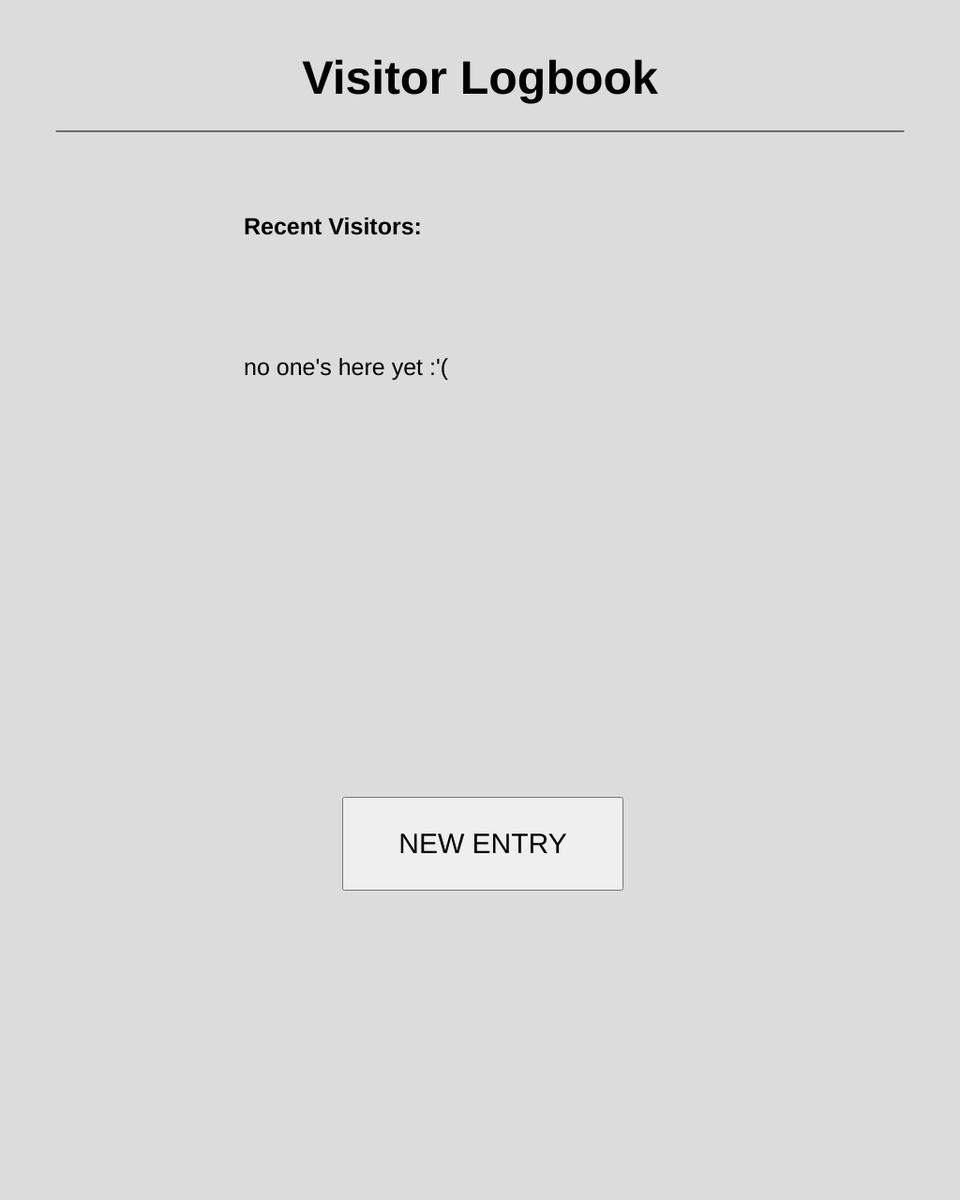
Frame 1 (no input)
Frame 60 (no input): identical to frame 1, image omitted
Frame 120 (the mouse pressed at the canvas centre since frame 60): identical to frame 1, image omitted

The p5.js sketch that drew this single still picture (run headless with seeded random() and noise() and a simulated clock; from frame 60 on, the mouse is pressed at the canvas centre):

// p5.js sketch
// ── sketch.js
// let port;              // Variable to hold serial port object
// let connectBtn;  

let d, m, y, h, min;

let currentPage = 'home'; // 'home', 'keyboard', 'form', or 'thankyou'
let playerName = '';
let maxNameLength = 20;

// Virtual keyboard layout
let keyboardKeys = [
  ['Q', 'W', 'E', 'R', 'T', 'Y', 'U', 'I', 'O', 'P'],
  ['A', 'S', 'D', 'F', 'G', 'H', 'J', 'K', 'L'],
  ['Z', 'X', 'C', 'V', 'B', 'N', 'M']
];

let specialKeys = [
  { key: 'SPACE', x: 0, y: 0, w: 200, h: 60 },
  { key: '←', x: 0, y: 0, w: 100, h: 60 },     // Backspace
  { key: 'ENTER', x: 0, y: 0, w: 150, h: 60 }
];

let keySize = 70;
let keySpacing = 10;
let keyboardStartY = 400;

let inputs = []; // array of input 
let dropdowns = []; // Array of dropdown objects with metadata

let submitButton;
let newEntryButton;
let backHomeButton;

let validationErrors = {
  name: false,
  rating: false
};

let visitorList = [];
let overallTotal = 0;

let thankYouTimer = 0;


function setup() {
  createCanvas(1024, 1280);

  // port = createSerial();
  
  // Creates a connect button for user to open/close the serial port connection
  // connectBtn = createButton('Connect to Arduino');
  // connectBtn.position(850, 70);
  // connectBtn.mousePressed(connectBtnClick);

  //input fields
  const inputData = [
    { label: 'Name', id: 'name'},
  ];
  //create inputs
  inputData.forEach((data, index) => {
    const input = createInput('');
    input.position(570, 200 + index * 40);
    input.hide();

    inputs.push({
      label: data.label,
      id: data.id,
      input: input,
      y: 200 + index * 40
    });
  });

  //dropdown fields
  const dropdownData = [
    { datapt: 'Rate your visit', //value tbc
      options: [
        { label: 'Select', value: 0},
        { label: '1', value: 0.001 },
        { label: '2', value: 0.001 },
        { label: '3', value: 0.001 },
        { label: '4', value: 0.001 },
        { label: '5', value: 0.001 }
      ] },
    { datapt: 'Age group', 
      options: [
        { label: 'Select', value: 0 },
        { label: 'Under 18', value: 0 },
        { label: '18-24', value: 0.36 },
        { label: '25-34', value: 0.11 },
        { label: '35-44', value: 0.12 },
        { label: '45-54', value: 0.27 },
        { label: '55-64', value: 0.05 },
        { label: '64+', value: 0.05 }
      ] },
    { datapt: 'Gender', 
      options: [
        { label: 'Select', value: 0 },
        { label: 'Male', value: 0.15 },
        { label: 'Female', value: 0.14},
        { label: 'Non-binary', value: 0 } //check value
      ] },
    { datapt: 'Ethnicity', 
      options: [
        { label: 'Select', value: 0 },
        { label: 'White', value: 0.19 },
        { label: 'Black', value: 0.57 },
        { label: 'Hispanic', value: 0.01 },
        { label: 'Asian', value: 0.05 },
        { label: 'Native american', value: 0.09 },
        { label: 'Middle eastern', value: 0.62 },
        { label: 'Mixed', value: 0.03 },
        { label: 'Other', value: 0.07 }
      ] },
    { datapt: 'Occupation', //check value
      options: [
        { label: 'Select', value: 0 },
        { label: 'student', value: 0.0660 },
        { label: 'Full-time employed', value: 0.0660 },
        { label: 'Part-time employed', value: 0.0660 },
        { label: 'self-employed', value: 0.0660 },
        { label: 'retired', value: 0.0660 }
      ] },
    { datapt: 'Annual Family Income', 
      options: [
        { label: 'Select', value: 0 },
        { label: '<$10,000', value: 0.1 },
        { label: '$10,000 - $19,999', value: 0.03 },
        { label: '$20,000 - $29,999', value: 0.04 },
        { label: '$30,000 - $39,999', value: 0.07 },
        { label: '$40,000 - $49,999', value: 0.02 },
        { label: '$50,000 - $59,999', value: 0.03 },
        { label: '$60,000 - $69,999', value: 0.05 },
        { label: '$70,000 - $79,999', value: 0.05 },
        { label: '$80,000 - $99,999', value: 0.05 },
        { label: '$100,000 - $119,999', value: 0.04 },
        { label: '$120,000 - $149,999', value: 0.33 },
        { label: '>$150,000', value: 0.22 }
      ] },
    { datapt: 'Are you pregnant?', 
      options: [
        { label: 'Select', value: 0 },
        { label: 'Yes', value: 0.11 },
        { label: 'No', value: 0 }
      ] },
    { datapt: 'Do you have any children?', 
      options: [
        { label: 'Select', value: 0 },
        { label: 'Yes', value: 0.0313 }, //check
        { label: 'No', value: 0.0313 }
      ] },
    { datapt: 'Do you own a car?', 
      options: [
        { label: 'Select', value: 0 },
        { label: 'Yes', value: 0.0021 },
        { label: 'No', value: 0 }
      ] },

  ]//dropdownData end
  // Create dropdowns with consistent vertical spacing
  dropdownData.forEach((data, index) => {
    const sel = createSelect();
    sel.position(570, 270 + index * 60); // Vertical spacing: 40px
    sel.style('font-size', '24px');
    sel.hide();
    data.options.forEach(opt => sel.option(opt.label)); // Use label for display

    //store the dropdowns in the array
    dropdowns.push({
      datapt: data.datapt,
      options: data.options,
      select: sel,
      y: 270 + index * 60
    });
  });

  // submit button (form)
  submitButton = createButton('SUBMIT');
  submitButton.size(250, 100);
  submitButton.style('font-size', '30px');
  submitButton.position(385, 890);
  // submitButton.center();
  submitButton.mousePressed(handleSubmit);
  submitButton.touchStarted(() => {
    handleSubmit();
    return false; // Prevent default
  });
  submitButton.hide(); // hide initially

  // entry button (home)
  newEntryButton = createButton('NEW ENTRY');
  newEntryButton.size(300, 100);
  newEntryButton.style('font-size', '30px');
  newEntryButton.position(365, 850);
  // newEntryButton.center();
  newEntryButton.mousePressed(showKeyboardPage);
  newEntryButton.touchStarted(() => {
    showKeyboardPage();
    return false; // Prevent default
  });
newEntryButton.show();

  // home button (form)
  backHomeButton = createButton('BACK TO HOME');
  backHomeButton.position(100, 130);
  backHomeButton.touchStarted(() => {
    showHomePage();
    return false; // Prevent default
  });
  backHomeButton.hide(); // hide initially

}//setup end


function touchStarted() {
  // Don't call mousePressed() here - let p5.js handle button touches naturally
  
  // Only handle custom touch logic for keyboard and back buttons
  if (currentPage === 'form') {
    // Check if touch is on the drawn back button
    if (mouseX >= 50 && mouseX <= 150 && mouseY >= 150 && mouseY <= 190) {
      showHomePage();
      return false; // Prevent default
    }
  }
  
  if (currentPage === 'keyboard') {
    // Check back button
    if (mouseX >= 50 && mouseX <= 150 && mouseY >= 150 && mouseY <= 190) {
      showHomePage();
      return false;
    }
    
    // Handle virtual keyboard touches
    handleKeyboardTouch();
    return false; // Prevent default scrolling
  }
  
  // For other pages (like home), don't return false - let p5.js handle button touches
  return true;
}

function handleKeyboardTouch() {
  // Check letter keys
  for (let row = 0; row < keyboardKeys.length; row++) {
    let rowWidth = keyboardKeys[row].length * (keySize + keySpacing) - keySpacing;
    let rowStartX = (width - rowWidth) / 2;
    
    for (let col = 0; col < keyboardKeys[row].length; col++) {
      let x = rowStartX + col * (keySize + keySpacing);
      let y = keyboardStartY + row * (keySize + keySpacing);
      
      if (isMouseOverKey(x, y, keySize, keySize)) {
        addLetter(keyboardKeys[row][col]);
        return;
      }
    }
  }

  // Check special keys
  specialKeys.forEach(key => {
    if (isMouseOverKey(key.x, key.y, key.w, key.h)) {
      handleSpecialKey(key.key);
    }
  });
}



// function isTouchOverKey(x, y, w, h) {
//   // Use touches array if available (for multi-touch)
//   if (touches && touches.length > 0) {
//     let touch = touches[0];
//     return touch.x >= x && touch.x <= x + w && touch.y >= y && touch.y <= y + h;
//   }
//   return false;
// }

// Prevent page scrolling/zooming on iPad
// function touchMoved() {
//   return false;
// }




function updateDateTime() {

  d = day();
  m = month();
  y = year();
  h = hour();
  min = minute();

}//dateTime end


function draw() {

  background(220);

  updateDateTime();

  //mouse position
  // textSize(10);
  // fill(0);
  // text(`${mouseX}, ${mouseY}`, 20,20);

  //day and time
  // textAlign(LEFT);
  // text(d + '/' + m + '/' + y + ' ' + nf(h, 2, 0) + ':' + nf(min, 2, 0), 100, 20);
  
  //title
  textSize(50);
  textAlign(CENTER);
  textStyle(BOLD);
  noStroke();
  fill(0);
  text('Visitor Logbook', width/2, 100);
  
  stroke(0);
  line(60,140,964,140);

  if (currentPage === 'home') {
    drawHomePage();
  } else if (currentPage === 'keyboard') {
    drawKeyboardPage();
  } else if (currentPage === 'form') {
    drawFormPage();
  } else if (currentPage === 'thankyou'){
   drawThankYouPage();
  }
  
  console.log(overallTotal);

  // Send price value to Arduino every 10 frames (to slow down data rate)
  // if (frameCount % 10 == 0) {
  //   let overallTotalStr = String(overallTotal);    // Convert brightness to string
  //   port.write(overallTotalStr + '\n');          // Send brightness with newline
  // }

  // // Update button label based on connection status
  // connectBtn.html(port.opened() ? 'Disconnect' : 'Connect to Arduino');

}// draw end


function drawHomePage() {

  newEntryButton.show();
  backHomeButton.hide();
  submitButton.hide();

  textSize(25);
  textAlign(LEFT);
  textStyle(BOLD);
  noStroke();
  text('Recent Visitors: ', 260, 250);

  //show only last 8 visitors
  let maxDisplayed = 8;
  // let maxDisplayed = 1; // for test
  let startIndex = Math.max(0, visitorList.length - maxDisplayed);

  for (let i = startIndex; i < visitorList.length; i ++){
    let entry = visitorList[i];
    let displayIndex = i - startIndex; //for display positioning, so no extra space
    textStyle(NORMAL);
    text(
      `${entry.name} - ${entry.date} ${entry.time}`, 260, 320 + displayIndex * 50
    );
  }

  if (visitorList.length > maxDisplayed) {
    let hiddenCount = visitorList.length - maxDisplayed;
    // let lastDisplayIndex = Math.min(maxDisplayed, visitorList.length);
    fill(80);
    text(`and ${hiddenCount} more`, 260, 735);
  }

  if (visitorList.length <= 0) {
    textStyle(NORMAL);
    textAlign(LEFT);
    text("no one's here yet :'(", 260, 400);
  }
  
  // fill(0);
  // textSize(20);
  // textAlign(LEFT);
  // // text(`Total Visitors: ${visitorList.length}`, 50, height-80);
  // text(`Logbook price: ${overallTotal.toFixed(4)}`, 50, height -50);

}// homepage end

//for the buttons
function showHomePage() {
  
  resetForm();
  currentPage = 'home';
  
  // Hide form elements
  inputs.forEach(item => item.input.hide());
  dropdowns.forEach(item => item.select.hide());
  submitButton.hide();
  backHomeButton.hide();

  // Show home elements
  newEntryButton.show();
  
  // Clear validation errors
  validationErrors.name = false;
  validationErrors.rating = false;

}// showhomepage end


function drawFormPage() {

  newEntryButton.hide();
  backHomeButton.hide();

  // Draw back button
  fill(200);
  noStroke();
  rect(50, 150, 100, 40, 5);
  fill(0);
  textAlign(CENTER);
  textSize(16);
  text('← BACK', 100, 175);

  textSize(25);
  textAlign(LEFT);
  

  // Display input labels and input values
  inputs.forEach(item => {
    if (item.id === 'name' && validationErrors.name){
      fill(255, 0, 0);
    } else{
      fill(0);
    }
    text(item.label + ': ' + item.input.value().substring(0, 28), 200, item.y +25);
  }); //substring to only show the first 28 letters include space

  // Display dropdown labels and selected values
  dropdowns.forEach(item => {
    if (item.datapt === 'Rate your visit' && validationErrors.rating){
      fill(255, 0, 0);
      text('(REQUIRED)', 395, item.y +25);
    } else {
      fill(0);
    }
    text(item.datapt, 200, item.y +25);
    // text(item.datapt + item.select.value(), 100, item.y + 15);
  });

  //display total price of the current record
  // fill(0);
  // let thisTotal = calculateTotalPrice();
  // textSize(18);
  // text('Total Price: ' + thisTotal.toFixed(4), 25, 850);

}// formpage end

function showFormPage() {
  currentPage = 'form';
  
  // Show form elements
  // inputs.forEach(item => item.input.show());
  dropdowns.forEach(item => item.select.show());
  submitButton.show();
  backHomeButton.show();
  
  // Hide home elements
  newEntryButton.hide();

}//showformpage end


function drawKeyboardPage() {
  // Hide all other UI elements
  inputs.forEach(item => item.input.hide());
  dropdowns.forEach(item => item.select.hide());
  submitButton.hide();
  backHomeButton.hide();
  newEntryButton.hide();

  // Draw instruction
  textSize(28);
  textAlign(CENTER);
  noStroke();
  fill(0);
  text('Enter your name:', width/2, 280);
  
  // Draw name display area with cursor
  textSize(32);
  fill(50);
  noStroke();
  rect(200, 300, 624, 60, 10);
  
  fill(255);
  noStroke();
  textAlign(LEFT);
  let displayName = playerName;
  if (frameCount % 60 < 30) { // Blinking cursor
    displayName += '_';
  }
  text(displayName, 220, 343);
  
  // Character count
  textSize(14);
  noStroke();
  fill(100);
  textAlign(RIGHT);
  text(`${playerName.length}/${maxNameLength}`, 870, 355);
  
  // Draw keyboard
  drawVirtualKeyboard();
  
  // Draw back button
  fill(200);
  rect(50, 150, 100, 40, 5);
  fill(0);
  textAlign(CENTER);
  textSize(16);
  text('← BACK', 100, 175);
}

function showKeyboardPage() {
  currentPage = 'keyboard';
  playerName = ''; // Reset name
  
  // Hide all form elements
  inputs.forEach(item => item.input.hide());
  dropdowns.forEach(item => item.select.hide());
  submitButton.hide();
  backHomeButton.hide();
  newEntryButton.hide();
}

function drawVirtualKeyboard() {
  let startX = (width - (keyboardKeys[0].length * (keySize + keySpacing) - keySpacing)) / 2;
  
  // Draw letter keys
  for (let row = 0; row < keyboardKeys.length; row++) {
    let rowWidth = keyboardKeys[row].length * (keySize + keySpacing) - keySpacing;
    let rowStartX = (width - rowWidth) / 2;
    
    for (let col = 0; col < keyboardKeys[row].length; col++) {
      let x = rowStartX + col * (keySize + keySpacing);
      let y = keyboardStartY + row * (keySize + keySpacing);
      
      drawKey(keyboardKeys[row][col], x, y, keySize, keySize);
    }
  }
  
  // Draw special keys (bottom row)
  let specialY = keyboardStartY + keyboardKeys.length * (keySize + keySpacing) + 20;
  
  // Update special key positions
  specialKeys[0].x = width/2 - 100; // SPACE centered
  specialKeys[0].y = specialY;
  
  specialKeys[1].x = width/2 - 250; // Backspace left
  specialKeys[1].y = specialY;
  
  specialKeys[2].x = width/2 + 120; // ENTER right  
  specialKeys[2].y = specialY;
  
  // Draw special keys
  specialKeys.forEach(key => {
    drawKey(key.key, key.x, key.y, key.w, key.h);
  });
}

function drawKey(letter, x, y, w, h) {
  // Key background
  if (isMouseOverKey(x, y, w, h)) {
    fill(180, 200, 255); // Hover color
  } else {
    fill(240);
  }
  
  stroke(0);
  strokeWeight(2);
  rect(x, y, w, h, 8);
  
  // Key text
  fill(0);
  noStroke();
  textAlign(CENTER);
  textSize(letter.length > 1 ? 16 : 24); // Smaller text for special keys
  text(letter, x + w/2, y + h/2 + 8);
}

function isTouchOverKey(x, y, w, h) {
  // Use touches array if available (for multi-touch)
  if (touches && touches.length > 0) {
    let touch = touches[0];
    return touch.x >= x && touch.x <= x + w && touch.y >= y && touch.y <= y + h;
  }
  return false;
}

// Prevent page scrolling/zooming on iPad
function touchMoved() {
  return false;
}

function isMouseOverKey(x, y, w, h) {
  return mouseX >= x && mouseX <= x + w && mouseY >= y && mouseY <= y + h;
}

// function mousePressed() {

//   if (currentPage === 'form') {
//     // Check if click is on the drawn back button
//     if (mouseX >= 50 && mouseX <= 150 && mouseY >= 150 && mouseY <= 190) {
//       showHomePage();
//       return;
//     }
//   }
  
//   if (currentPage === 'keyboard') {
//     // Check back button
//     if (mouseX >= 50 && mouseX <= 150 && mouseY >= 150 && mouseY <= 190) {
//       showHomePage();
//       return;
//     }
    
//     // Check letter keys
//     for (let row = 0; row < keyboardKeys.length; row++) {
//       let rowWidth = keyboardKeys[row].length * (keySize + keySpacing) - keySpacing;
//       let rowStartX = (width - rowWidth) / 2;
      
//       for (let col = 0; col < keyboardKeys[row].length; col++) {
//         let x = rowStartX + col * (keySize + keySpacing);
//         let y = keyboardStartY + row * (keySize + keySpacing);
        
//         if (isMouseOverKey(x, y, keySize, keySize)) {
//           addLetter(keyboardKeys[row][col]);
//           return;
//         }
//       }
//     }
  
//   // Check special keys
//   specialKeys.forEach(key => {
//     if (isMouseOverKey(key.x, key.y, key.w, key.h)) {
//       handleSpecialKey(key.key);
//     }
//   });
// }
// }

function addLetter(letter) {
  if (playerName.length < maxNameLength) {
    playerName += letter;
  }
}

function handleSpecialKey(key) {
  switch(key) {
    case 'SPACE':
      if (playerName.length < maxNameLength && playerName.length > 0) {
        playerName += ' ';
      }
      break;
      
    case '←': // Backspace
      if (playerName.length > 0) {
        playerName = playerName.slice(0, -1);
      }
      break;
      
    case 'ENTER':
      if (playerName.trim().length > 0) {
        // Set the name in the original input field
        let nameField = inputs.find(input => input.id === 'name');
        if (nameField) {
          nameField.input.value(playerName.trim());
        }
        showFormPage(); // Go to dropdown form
      }
      break;
  }
}




function drawThankYouPage() {

  newEntryButton.hide();
  backHomeButton.hide();
  submitButton.hide();
  inputs.forEach(item => item.input.hide());
  dropdowns.forEach(item => item.select.hide());

  // Display thank you message
  textSize(40);
  textAlign(CENTER);
  textStyle(BOLD);
  noStroke();
  fill(0, 150, 0);
  text('Thank you for your contribution :)', width/2, height/2 - 100);
  
  textSize(25);
  fill(0);
  noStroke();
  textStyle(NORMAL);
  text('Your submission has been recorded.', width/2, height/2 - 40);
  // text('Returning to home in ' + Math.ceil((5000 - thankYouTimer) / 1000) + ' seconds...', width/2, height/2 + 50);

  // // Handle timer
  thankYouTimer += 16.67; // Approximately 60 FPS (1000ms/60fps = 16.67ms)
  
  if (thankYouTimer >= 2000) { // 2 seconds
    thankYouTimer = 0;
    showHomePage();
  }
}


function calculateTotalPrice() {
  let sum = 0;
  dropdowns.forEach(item => {
    let selectedLabel = item.select.value();
    let match = item.options.find(opt => opt.label === selectedLabel);
    if (match) {
      sum += match.value;
    }
  });
  return sum;
}//function calculateTotalPrice end


function resetForm(){ //clean form after submit

  inputs.forEach(item => {
    item.input.value('');
  });

  dropdowns.forEach(item => {
    item.select.selected('Select');
  });

  validationErrors.name = false;
  validationErrors.rating = false;

}// resetform end


function handleSubmit(){

  validationErrors.name = false;
  validationErrors.rating = false;

  let nameField = inputs.find(input => input.id === 'name');
  let name = nameField ? nameField.input.value().trim() : '';

  let ratingDropdown = dropdowns.find(d => d.datapt === 'Rate your visit');
  let rating = ratingDropdown ? ratingDropdown.select.value() : '';
  
  let hasErrors = false;
  
  if (name === ''){
    validationErrors.name = true;
    hasErrors = true;
  }

  if (rating === 'Select'){
    validationErrors.rating = true;
    hasErrors = true;
  }

  if (hasErrors){
    // alert('Please provide your name and rate your visit before SUBMITTING :)');
    return;
  }

  let total = calculateTotalPrice();
  overallTotal += total;

  let dateStr = `${nf(d, 2)}/${nf(m, 2)}/${y}`;
  let timeStr = `${nf(h, 2)}:${nf(min, 2)}`;

  visitorList.push({
    name: name.substring(0, 28),
    date: dateStr,
    time: timeStr,
    total: total
  });

  resetForm();
  
  currentPage = 'thankyou';
  thankYouTimer = 0;
 
 

}//function handleSubmit end
